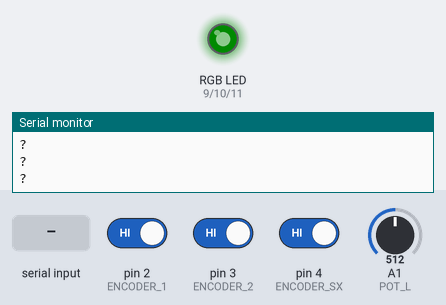
Simulated run of this sketch. Board: Arduino Uno, built with avr-gcc and run on an emulated ATmega328P. Parts: an RGB LED mixed from three pins (HIGH = lit), the last lines printed to the serial monitor. The inputs (shaded band) are chosen by the test bench; at power-on: pin 4 (ENCODER_SX) HIGH, A1 (POT_L) = 512, pin 2 (ENCODER_1) HIGH, pin 3 (ENCODER_2) HIGH. Dim RGB values are drawn brighter than linear.

Above: at 1.2 s.
1.3 s: "90,45,200\n" received over Serial
At 2.4 s:
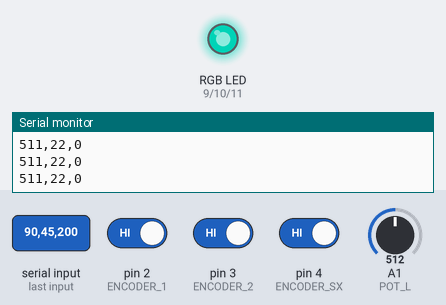
2.8 s: pin 4 (ENCODER_SX) driven LOW
At 3.57 s:
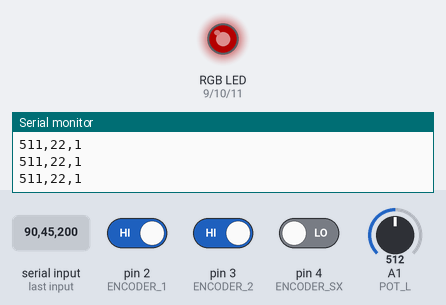
5.8 s: A1 (POT_L) set to 27
8.8 s: A1 (POT_L) set to 20
Timing chart, 0 to 12.8 s (numbered marks = the images above; inputs shaded):
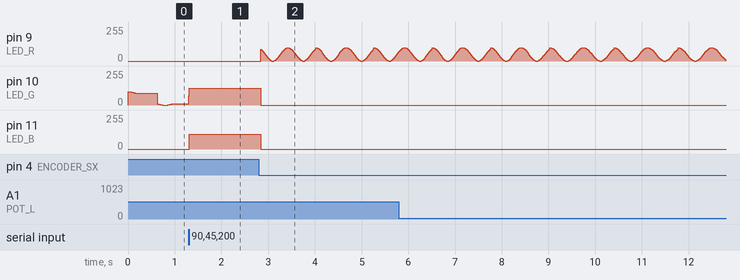

The sketch:

Knobs.ino
```cpp
// (licence header left out)
#define LED_R  9
#define LED_G  10
#define LED_B  11

#define POT_L  A1

//these pins can not be changed 2/3 are special pins
#define ENCODER_1 2
#define ENCODER_2 3
#define ENCODER_SX 4 //push button switch

enum {
  TokenIdxLastChannelVal = 0,
  TokenIdxNumChannels,
  NumTokenIdxs
};

const long MIN_KNOB = 0;
const long MAX_KNOB = 1023;

// Rotary encoder values
volatile int lastEncoded = 0;
volatile long encoderValue = 0;
volatile long lastEncoderValue = -999999;

int lastMSB = 0;
int lastLSB = 0;
int buttonPushed = 0;
int numChannels = 0;

boolean didReceiveOpeningPacket = false;
long configFrames = 0;
long favFrames = 0;
// NOTE: Just eyeballing this to get about 2 pulses. It may have to change if more code is added to readSensors()
const long NumFavFramesPulse = 120;

void setup() {

  Serial.begin(9600);
  Serial.flush();

  pinMode(LED_R, OUTPUT);
  pinMode(LED_G, OUTPUT);
  pinMode(LED_B, OUTPUT);

  pinMode(POT_L, INPUT);

  // Encoder
  pinMode(ENCODER_1, INPUT);
  pinMode(ENCODER_2, INPUT);
  pinMode(ENCODER_SX, INPUT);
  digitalWrite(ENCODER_1, HIGH); //turn pullup resistor on
  digitalWrite(ENCODER_2, HIGH); //turn pullup resistor on
  digitalWrite(ENCODER_SX, HIGH); //turn pullup resistor on

  //call updateEncoder() when any high/low changed seen
  //on interrupt 0 (pin 2), or interrupt 1 (pin 3)
  attachInterrupt(0, updateEncoder, CHANGE);
  attachInterrupt(1, updateEncoder, CHANGE);

}

void loop()
{
  if(didReceiveOpeningPacket){
    readSensors();
  }else{
    readSerial();
  }
}

void readSerial()
{

  if(Serial.available()){

     int MAX_CHAR = 100;
     char readVal[MAX_CHAR];
     int numChar = Serial.readBytesUntil('\n', readVal, MAX_CHAR);
     String inVal = String(readVal).substring(0, numChar);

     if(inVal.indexOf(',') != -1){ // Intial setup

        char tokens[numChar];
        inVal.toCharArray(tokens, numChar);
        char *token;
        char *ts=tokens;
        int tkIdx=0;
        int tokInts[NumTokenIdxs];
        while ((token = strtok_r(ts, ",", &ts)) != NULL){
          if(tkIdx<NumTokenIdxs){
            // Turn the tokens into numbers
            tokInts[tkIdx] = atol(token);
          }
          tkIdx++;
        }

        int lastChannelVal = tokInts[TokenIdxLastChannelVal];
        encoderValue = lastChannelVal;
        numChannels = tokInts[TokenIdxNumChannels];

     }

     didReceiveOpeningPacket = true;

  }else{

    if(configFrames % 1000 == 0){
      Serial.println("?");
    }

  }

  // Blink the green light until the arduino has serial communication with the pi
  configFrames = (configFrames+1) % 60000;
  int ledVal = ((1.0 + cos(configFrames*0.001)) * 0.5) * 100;
  analogWrite(LED_G, ledVal);

}

void throb()
{
    favFrames = (favFrames+1) % NumFavFramesPulse;
    int ledVal = ((1.0 + cos(favFrames*0.1)) * 0.5) * 100;
    analogWrite(LED_R, ledVal);
    analogWrite(LED_G, 0);
    analogWrite(LED_B, 0);
}

void readSensors()
{

  if(digitalRead(ENCODER_SX) == LOW){
    buttonPushed = 1;
  }else{
    buttonPushed = 0;
  }

  boolean throbbing = false;
  if(buttonPushed == 1 && favFrames == 0){
    throbbing = true;
  }else if(favFrames > 0 && favFrames < NumFavFramesPulse){
    throbbing = true;
  }else{
    favFrames = 0;
  }

  int potL = analogRead(POT_L);

  // Invert the value, because we want volume 0 to be far left
  int volumeVal = MAX_KNOB - potL;

  // NOTE: This encoder seems to "click" around every 4 steps
  long encoderClickVal = encoderValue / 4;
  long channelValue = abs(encoderClickVal % numChannels);

  Serial.print(volumeVal);
  Serial.print(",");
  Serial.print(channelValue);
  Serial.print(",");
  Serial.println(buttonPushed);

  if(throbbing){

    throb();

  }else{

    if(channelValue == 0){

      analogWrite(LED_R, 0);
      analogWrite(LED_G, 0);
      analogWrite(LED_B, 0);

    }else{

      // Convert the channel progress into RGB.
      // Lovely.
      float rf,gf,bf;
      float scalarChannel = (float)(channelValue-1) / (float)(numChannels-1);
      int h = round(360.0 * scalarChannel);
      HSVtoRGB(&rf,&gf,&bf,h,1.0,0.5);
      int r = rf*255;
      int g = gf*255;
      int b = bf*255;

      analogWrite(LED_R, r);
      analogWrite(LED_G, g);
      analogWrite(LED_B, b);

    }

    delay(50);        // delay in between reads for stability

  }

}

void updateEncoder()
{

  int MSB = digitalRead(ENCODER_1); //MSB = most significant bit
  int LSB = digitalRead(ENCODER_2); //LSB = least significant bit

  int encoded = (MSB << 1) |LSB; //converting the 2 pin value to single number
  int sum  = (lastEncoded << 2) | encoded; //adding it to the previous encoded value

  if(sum == 0b1101 || sum == 0b0100 || sum == 0b0010 || sum == 0b1011) encoderValue ++;
  if(sum == 0b1110 || sum == 0b0111 || sum == 0b0001 || sum == 0b1000) encoderValue --;

  lastEncoded = encoded; //store this value for next time

}

// Sourced from
// http://www.cs.rit.edu/~ncs/color/t_convert.html

void HSVtoRGB( float *r, float *g, float *b, float h, float s, float v )
{
	int i;
	float f, p, q, t;
	if( s == 0 ) {
		// achromatic (grey)
		*r = *g = *b = v;
		return;
	}
	h /= 60;			// sector 0 to 5
	i = floor( h );
	f = h - i;			// factorial part of h
	p = v * ( 1 - s );
	q = v * ( 1 - s * f );
	t = v * ( 1 - s * ( 1 - f ) );
	switch( i ) {
		case 0:
			*r = v;
			*g = t;
			*b = p;
			break;
		case 1:
			*r = q;
			*g = v;
			*b = p;
			break;
		case 2:
			*r = p;
			*g = v;
			*b = t;
			break;
		case 3:
			*r = p;
			*g = q;
			*b = v;
			break;
		case 4:
			*r = t;
			*g = p;
			*b = v;
			break;
		default:		// case 5:
			*r = v;
			*g = p;
			*b = q;
			break;
	}
}
```

Measured:
- after the input at 1.3 s, pin 11 (LED_B): 0/255 → 110/255 at once
- after the input at 2.8 s, pin 9 (LED_R): 0/255 → 88/255 at once, then moves between 0/255 and 100/255, repeating every 1.2 s; pin 10 (LED_G): 127/255 → 0/255 at once; pin 11 (LED_B): 110/255 → 0/255 at once
